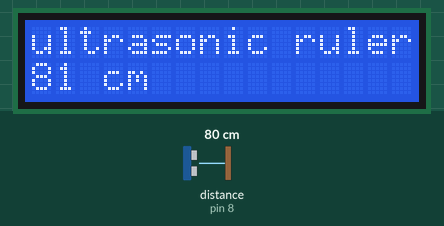
Bench run of a sketch on a simulated Arduino Uno, built with avr-gcc and run on an emulated ATmega328P. On the bench: 16×2 character LCD. The inputs (shaded band) are chosen by the test bench; at power-on: distance to the obstacle (sensor on pin 8) 80 cm. What the sketch prints to the serial monitor is not drawn.

Above: at 1.7 s.
1.8 s: distance to the obstacle (sensor on pin 8) set to 2 cm
At 3.2 s:
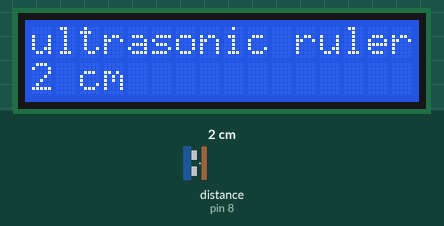
3.5 s: distance to the obstacle (sensor on pin 8) set to 4 cm
At 3.9 s:
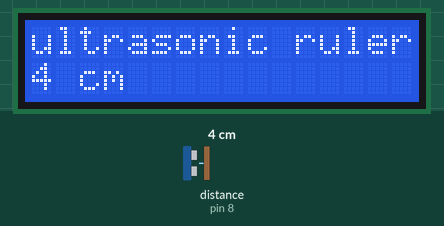
6.6 s: distance to the obstacle (sensor on pin 8) set to 9 cm
At 7.0 s:
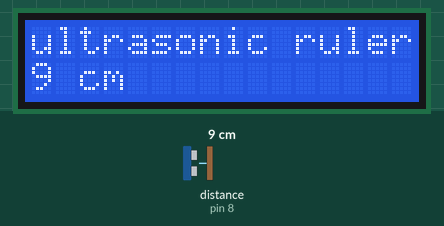
Timing chart, 0 to 9.6 s (numbered marks = the images above; inputs shaded):
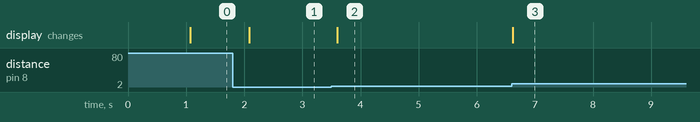

Measured:
- after the input at 1.8 s, the display: changes after 0.29 s (image 1)
- after the input at 3.5 s, the display: changes after 0.10 s (image 2)
- after the input at 6.6 s, the display: changes at once (image 3)

The sketch:

3_ultrasonic_tape_measure.ino
```cpp
/*
 * 3_ultrasonic_tape_measure.ino
 *
 * A simple application to use the newping library and the parallax ping)))
 * sensor to measure the distance from the sensor to an object.
 *
 * author: prof. alex shenfield
 * date:   2024/11/12
 */

// include some libraries
#include <NewPing.h>
#include <LiquidCrystal.h>

// define the range of our sensor (in cm)
#define MAX_DISTANCE 200

// create our sensor object (on pin 8)
NewPing sonar(8, 8, MAX_DISTANCE);

// initialise the lcd display
// pin inputs are rs, enable, d4, d5, d6, d7
LiquidCrystal lcd(7, 6, 2, 3, 4, 5);

// CODE

// set everything up
void setup()
{
  // start serial comms
  Serial.begin(9600);

  // setup the lcd display (16x2 lines)
  lcd.begin(16, 2);

  // print a message
  lcd.setCursor(0, 0);
  lcd.print("ultrasonic ruler");
  delay(500);
}

// main program loop
void loop()
{
  // wait half a second between measurements
  delay(500);

  // send the ping, listen for a response, and get the distance in cm
  int distance = sonar.ping_cm();

  // print to the serial monitor for debugging
  Serial.print(distance);
  Serial.print(" cm\n");

  // set the lcd cursor to be the first element of the second row
  lcd.setCursor(0,1);

  // clear the line, reset the cursor position, and write the new data to it
  lcd.print("                ");
  lcd.setCursor(0,1);
  lcd.print(distance);
  lcd.print(" cm");
}
```
